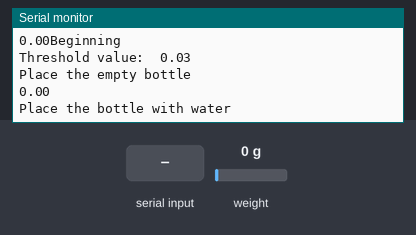
Bench run of a sketch on a simulated Arduino Uno, built with avr-gcc and run on an emulated ATmega328P. Shown: the last lines printed to the serial monitor. Inputs (shaded band) come from the test bench; at power-on: weight on the scale 0 g.

Above: at 25.4 s.
25.5 s: weight on the scale set to 100 g
At 35.9 s:
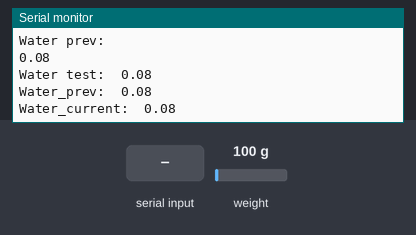
36.0 s: "t\n" received over Serial
At 42.5 s:
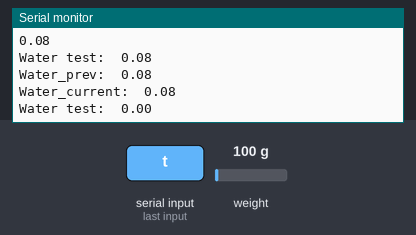
42.7 s: weight on the scale set to 1250 g
At 54.7 s:
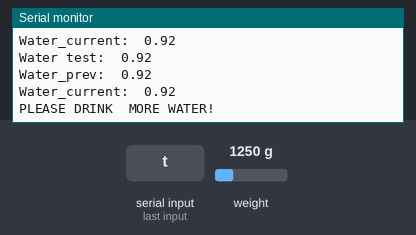
Timing chart, 0 to 56.2 s (numbered marks = the images above; inputs shaded):
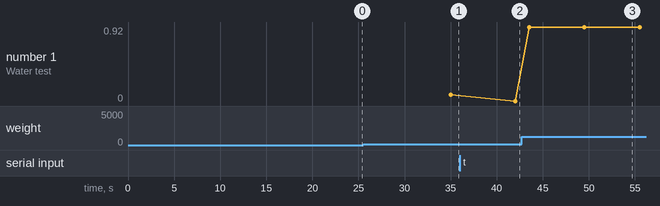

The sketch:

algo_testcopy.ino
```cpp
#include "HX711.h"  //You must have this library in your arduino library folder

#define DOUT  2
#define CLK  4

HX711 scale;//(DOUT, CLK);

//Change this calibration factor as per your load cell once it is found you many need to vary it in thousands
float calibration_factor = -96650; //-106600 worked for my 40Kg max scale setup

float drunk_water=0;
float water_init;
float water_curr;
float water_curr1;
float water_curr2;
float water_prev;
float bottle_wt;
float water_test;
float water_test1;
float water_test2;
float water_posneg;
//float water_alert;
//float water_alert1;
//float water_alert2;
float threshold = 0.025;
int flag=0;
int i;
float w;
float t;

unsigned long StartTime;
unsigned long tempTime;
unsigned long CurrentTime;


//=============================================================================================
//                         SETUP
//=============================================================================================
void setup() {
  Serial.begin(9600);
  scale.begin(DOUT,CLK);
  //Serial.println("Press T to tare");
  scale.set_scale(-96650);  //Calibration Factor obtained from first sketch
  scale.tare();
  //Reset the scale to 0
  delay(2000);
  Serial.print(scale.get_units(20));
  //if(scale.get_units(20)>=0.010)
  //{
   delay(10000);
   bottle_wt=scale.get_units(20);
   //water_init=scale.get_units(10);
   //water_curr=water_init;
   water_prev=0;
   Serial.print("Beginning");
   Serial.print("\n");
   Serial.print("Threshold value:  ");
   Serial.println(threshold);

   scale.tare();
   scale.set_scale(-96650);
   Serial.println("Place the empty bottle");
   delay(5000);
   bottle_wt=scale.get_units(10);
   Serial.println(bottle_wt);

   Serial.println("Place the bottle with water");
   delay(10000);
   water_curr=scale.get_units(5);
   water_curr1=water_curr*12;
   water_curr2=water_curr1/15;

   water_prev = water_curr2;
   Serial.print("Initial amount consumed is  ");
   Serial.print(drunk_water);
   Serial.print("\n");
   Serial.println("Water prev:");
   Serial.println(water_prev);

  //}
}


//=============================================================================================
//                         LOOP
//=============================================================================================
void loop() {

  //Serial.print("Weight: ");
  //Serial.print((scale.get_units(5)* 12)/15, 3);  //Up to 3 decimal points
  //Serial.println(" kg"); //Change this to kg and re-adjust the calibration factor if you follow lbs
  //delay(1000);
  //Serial.println(scale.get_units(5)* 12/(15),3);
  //drunk_water=0;
  if(Serial.available())
  {
    char temp = Serial.read();
    if(temp == 't' || temp == 'T')
      scale.tare();  //Reset the scale to zero
  }


   //Serial.print("BFR TAKING BOTTLE  ");
   //Serial.print(water_curr2);

    water_test=scale.get_units(5);
    water_test1=water_test*12;
    water_test2=water_test1/15;
    Serial.print("Water test:  ");
    Serial.print(water_test2);
    Serial.print("\n");
    if( water_test2 > threshold)
    {
      //delay(2000);
      //Serial.println(" flag= 1");
      water_curr=scale.get_units(5);
      water_curr1=water_curr*12;
      water_curr2=water_curr1/15;
      Serial.print("Water_prev:  ");
      Serial.print(water_prev);
      Serial.print("\n");
      Serial.print("Water_current:  ");
      Serial.print(water_curr2);
      Serial.println("\n");
      delay(2000);


      if((water_prev-water_test2)>0.020 )   //water_prev-water_test2)>0.020
      {
        Serial.print(water_prev - water_curr2);
        //if((water_prev - water_curr2) > 0.02)
      //{
        //Serial.print("Water has been filled");
        //t = water_prev;
        //water_prev = water_test2;
        //water_test2=t;
        //flag = 0;
       //}


      drunk_water+=water_prev-water_curr2;
      water_prev=water_curr2;
      flag = 0;
      Serial.print("Amount of water consumed:");
      Serial.print(drunk_water);
      Serial.print("\n");
      delay(500);
      //flag=0;
      }


      if(water_test2==bottle_wt || water_test2 < (bottle_wt+0.010))
      {
        Serial.print("Please refill \n");
      }
      delay(2000);
       //water_alert=scale.get_units(5);
       //water_alert1=water_alert*12;
       //water_alert2=water_alert1/15;
       //Serial.print("Intermediate value: ");
       //Serial.print(water_alert2);
       //Serial.print("\n");
       w=water_prev-water_test2;
       //water_posneg = water_prev - water_test2;
       //Serial.print("W is ");
       //Serial.print(w);
       //Serial.print("\n ");
       //Serial.print(flag);

       // if((-0.02 < w)  && (w < 0.02))
      // {

        if(water_prev < water_test2)
        {
          water_prev = water_curr2;
          }
        if (flag == 0)
         {  StartTime = millis();
            tempTime = StartTime;
            flag = 1;
         }
         StartTime = millis();
         //Serial.print("Checking time\t");
         //Serial.print(StartTime);

           if(StartTime > tempTime + 10000)
             {
              Serial.print("PLEASE DRINK  MORE WATER!\n");

             }

       //}
       //if(flag%6==0)
       //{
        //flag=1;
//        Serial.print("PLEASE DRINK  MORE WATER!\n");
      // }
       //if(water_prev<water_curr2)
      //{
        //drunk_water+=water_curr2;
      //}
      }


    //if(water_curr2 < threshold)
   //{
    //flag= 1;
    //water_prev = water_curr2;
    //Serial.println("flag = 0");
  // }


    delay(1000);

}
```

Measured:
- after the input at 25.5 s, the serial monitor: prints a new line after 9.1 s (image 1)
- after the input at 36.0 s, the serial monitor: prints a new line after 6.0 s (image 2)
- after the input at 42.7 s, the serial monitor: prints a new line after 0.81 s (image 3)
- plotted number 1: 0 → 0.92 after the input at 42.7 s
